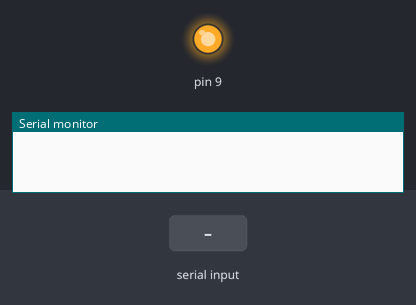
Simulated run of this sketch. Board: Arduino Uno, built with avr-gcc and run on an emulated ATmega328P. On the bench: output pins drawn as LEDs (lit = HIGH), the last lines printed to the serial monitor. Inputs (shaded band) come from the test bench. The modem accepts every AT command (registered, SIM ready, sends succeed) and sends nothing else.

Above: at 0.21 s.
At 1.6 s:
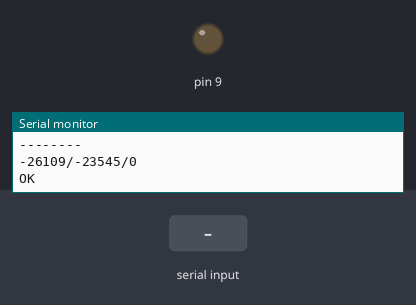
1.7 s: "+CCLK:\n" received over the second serial link
3.2 s: "90,45\n" received over the second serial link
4.7 s: "90/45/200,10:150:30\n" received over the second serial link
Timing chart, 0 to 7.7 s (numbered marks = the images above; inputs shaded):
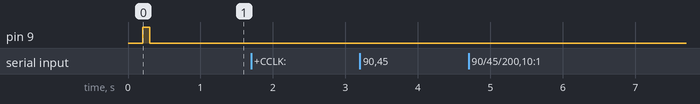

The sketch:

SIM800_RTC.ino
```cpp
#include <SoftwareSerial.h>
/*
per leggere l'ora dalla rete
AT+CCLK?

La prima volta:
at+clts=1
at&W

*/

SoftwareSerial modem(6, 7); //RX, TX

void setup() {
  Serial.begin(9600);
  modem.begin(9600);
  delay(100);
  pinMode(9, OUTPUT);

  digitalWrite(9, LOW);
  delay(100);
  digitalWrite(9, HIGH);
  delay(100);
  digitalWrite(9, LOW);
  delay(100);

  Serial.println("SIM800: ");

  modem.println("AT+CCLK?");

  bool LOOP = 1;
  String line = "";
  String strtime = "";
  while(LOOP) {
    if (modem.available()) {
      char c = modem.read();
      if (c == '\n') {
        //Serial.print(">");
        //Serial.println(line);

        if (line.indexOf("+CCLK:") >= 0) {
          strtime = line.substring(8, line.length()-4);
        }

        if (line.length() == 0) {
          LOOP = 0;
          Serial.println("END");
        }

        line = "";
      } else if (c != '\r') {
        line += c;
      }
    }
  }
  Serial.println("--------");
  Serial.println(strtime);
  const char* datat = strtime.c_str();
  int hh, mi, ss, yy, mm, dd;
  sscanf(datat, "%02d/%02d/%02d,%02d:%02d:%02d",
    &yy, &mm, &dd, &hh, &mi, &ss);
  Serial.print(hh);Serial.print("/");
  Serial.print(mi);Serial.print("/");
  Serial.print(ss);Serial.print("\n");
}

void loop() {
  if (modem.available()) {
     char c = modem.read();
     Serial.write(c);
  }
  if (Serial.available()) {
     char c = Serial.read();
     modem.write(c);
  }
}
```
